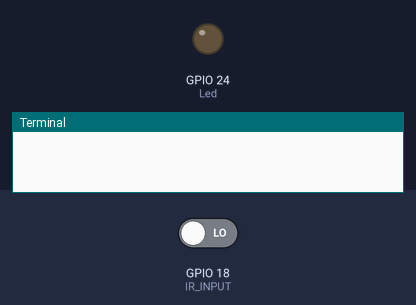
The program below on a simulated Raspberry Pi (BCM pin numbers). Parts: output pins drawn as LEDs (lit = HIGH), the last lines printed to the terminal. Inputs (shaded band) come from the test bench; at power-on: GPIO 18 (IR_INPUT) LOW.

Above: at 1.2 s.
1.3 s: GPIO 18 (IR_INPUT) driven HIGH
At 2.0 s:
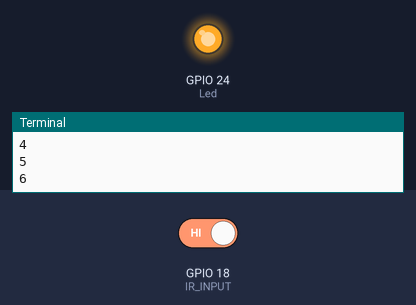
2.8 s: GPIO 18 (IR_INPUT) driven LOW
At 3.2 s:
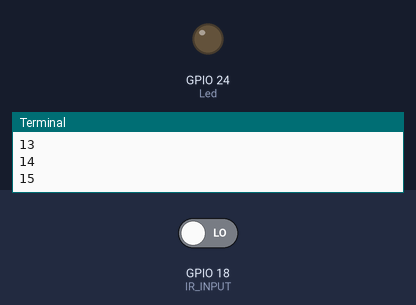
Timing chart, 0 to 5.8 s (numbered marks = the images above; inputs shaded):
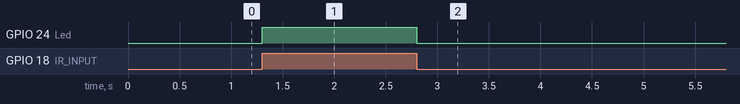

The program:

IR_count.py
```python
# import the library that allows us to logically access the GPIO pins
# refer to the library as G, it is like an alias
import RPi.GPIO as G

#import the sleep module from time library that allow us to provide delay
from time import sleep

#To disable warning of channel is already in use
G.setwarnings(False)

# use the BCM numbering scheme or we can use BOARD scheme also
G.setmode(G.BCM)

# set pin 18 in input mode in direction IN
IR_INPUT= 18
G.setup(IR_INPUT,G.IN)

# set pin 24 in output mode in direction OUT
Led = 24
G.setup(24,G.OUT)

#main loop starts
try:
        #initialize counter with 0
	count = 0

        #whenever there input is recieved from IR sensor
	while(True):

                #store input in status variable
		status = G.input(IR_INPUT)

                #if input is true then glow the led and increse counter by 1
		if(status == True):
			G.output(Led,True)
			sleep(0.1)
			count = count + 1
			print count
		G.output(Led,False)

#end program cleanly
except Exception as ex:
	G.cleanup()

#finally off the led
finally:
	G.output(Led,False)
```

Measured:
- after the input at 1.3 s, GPIO 24 (Led): LOW → HIGH at once
- after the input at 2.8 s, GPIO 24 (Led): HIGH → LOW at once
